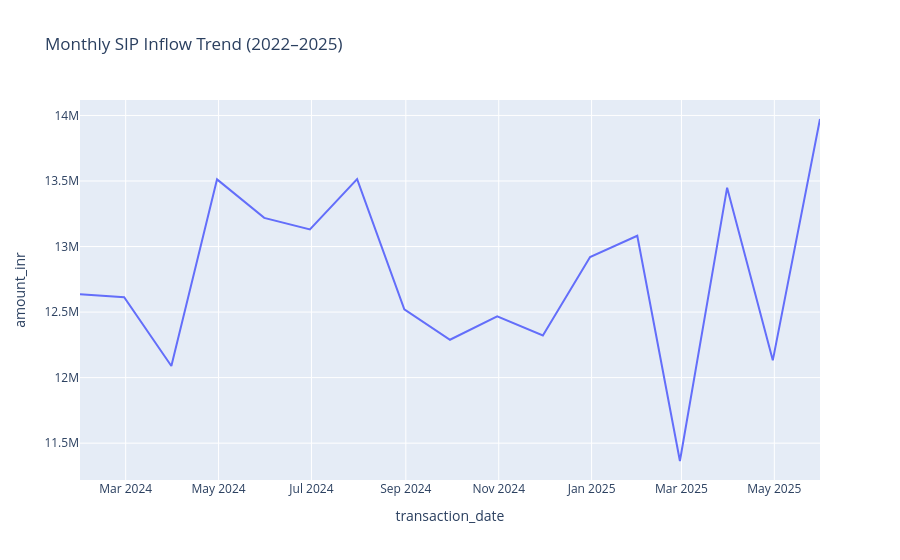

The cell this chart's notebook holds for it:
### Code cell
# Convert date
tx['transaction_date'] = pd.to_datetime(tx['transaction_date'])

# Filter SIP
sip = tx[tx['transaction_type'] == 'SIP']

# Monthly aggregation
sip_monthly = sip.groupby(
    pd.Grouper(key='transaction_date', freq='ME')
)['amount_inr'].sum().reset_index()

# Plot
import plotly.express as px

fig = px.line(
    sip_monthly,
    x='transaction_date',
    y='amount_inr',
    title="Monthly SIP Inflow Trend (2022–2025)"
)

fig.show()

### Figure 1 — Plotly figure (JSON) as saved in the notebook; plotly's stock layout.template omitted (floating-point values rounded to 4 significant figures)
{"data": [{"hovertemplate": "transaction_date=%{x}<br>amount_inr=%{y}<extra></extra>", "legendgroup": "", "line": {"color": "#636efa", "dash": "solid"}, "marker": {"symbol": "circle"}, "mode": "lines", "name": "", "orientation": "v", "showlegend": false, "type": "scatter", "x": ["2024-01-31T00:00:00.000000", "2024-02-29T00:00:00.000000", "2024-03-31T00:00:00.000000", "2024-04-30T00:00:00.000000", "2024-05-31T00:00:00.000000", "2024-06-30T00:00:00.000000", "2024-07-31T00:00:00.000000", "2024-08-31T00:00:00.000000", "2024-09-30T00:00:00.000000", "2024-10-31T00:00:00.000000", "2024-11-30T00:00:00.000000", "2024-12-31T00:00:00.000000", "2025-01-31T00:00:00.000000", "2025-02-28T00:00:00.000000", "2025-03-31T00:00:00.000000", "2025-04-30T00:00:00.000000", "2025-05-31T00:00:00.000000"], "xaxis": "x", "y": [12635349, 12613376, 12088413, 13512385, 13218606, 13131150, 13513884, 12521433, 12288778, 12467875, 12321673, 12920130, 13082145, 11363922, 13449360, 12132001, 13973011], "yaxis": "y"}], "layout": {"legend": {"tracegroupgap": 0}, "title": {"text": "Monthly SIP Inflow Trend (2022–2025)"}, "xaxis": {"anchor": "y", "domain": [0, 1], "title": {"text": "transaction_date"}}, "yaxis": {"anchor": "x", "domain": [0, 1], "title": {"text": "amount_inr"}}}}
